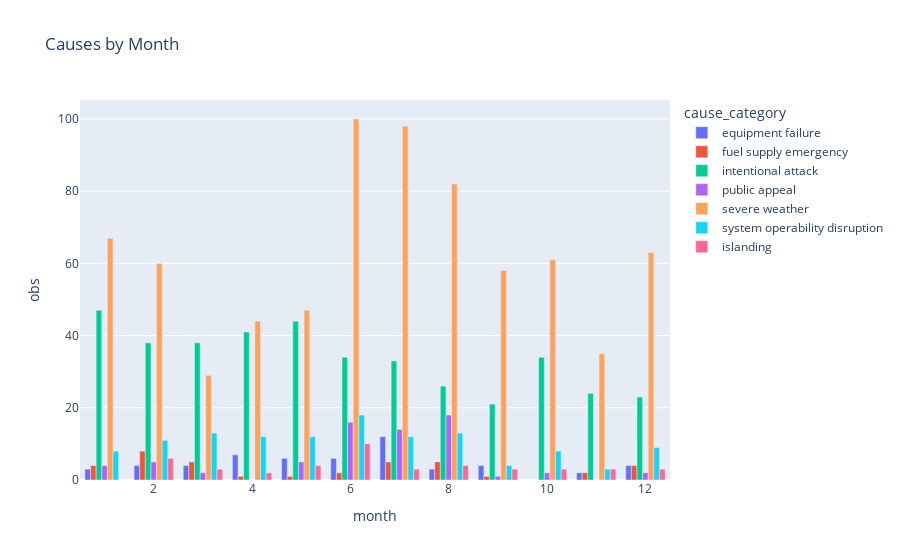

Source (notebook cell):
### Code cell
hist_df = outages_cleaned.groupby(['month', 'cause_category']).count().reset_index()
hist_df
fig = px.bar(hist_df, x='month', y='obs', color='cause_category', barmode='group', title='Causes by Month')
fig.show()

### Figure 1 — Plotly figure (JSON) as saved in the notebook; plotly's stock layout.template omitted (floating-point values rounded to 4 significant figures)
{"data": [{"alignmentgroup": "True", "hovertemplate": "cause_category=equipment failure<br>month=%{x}<br>obs=%{y}<extra></extra>", "legendgroup": "equipment failure", "marker": {"color": "#636efa", "pattern": {"shape": ""}}, "name": "equipment failure", "offsetgroup": "equipment failure", "orientation": "v", "showlegend": true, "textposition": "auto", "type": "bar", "x": [1, 2, 3, 4, 5, 6, 7, 8, 9, 11, 12], "xaxis": "x", "y": [3, 4, 4, 7, 6, 6, 12, 3, 4, 2, 4], "yaxis": "y"}, {"alignmentgroup": "True", "hovertemplate": "cause_category=fuel supply emergency<br>month=%{x}<br>obs=%{y}<extra></extra>", "legendgroup": "fuel supply emergency", "marker": {"color": "#EF553B", "pattern": {"shape": ""}}, "name": "fuel supply emergency", "offsetgroup": "fuel supply emergency", "orientation": "v", "showlegend": true, "textposition": "auto", "type": "bar", "x": [1, 2, 3, 4, 5, 6, 7, 8, 9, 11, 12], "xaxis": "x", "y": [4, 8, 5, 1, 1, 2, 5, 5, 1, 2, 4], "yaxis": "y"}, {"alignmentgroup": "True", "hovertemplate": "cause_category=intentional attack<br>month=%{x}<br>obs=%{y}<extra></extra>", "legendgroup": "intentional attack", "marker": {"color": "#00cc96", "pattern": {"shape": ""}}, "name": "intentional attack", "offsetgroup": "intentional attack", "orientation": "v", "showlegend": true, "textposition": "auto", "type": "bar", "x": [1, 2, 3, 4, 5, 6, 7, 8, 9, 10, 11, 12], "xaxis": "x", "y": [47, 38, 38, 41, 44, 34, 33, 26, 21, 34, 24, 23], "yaxis": "y"}, {"alignmentgroup": "True", "hovertemplate": "cause_category=public appeal<br>month=%{x}<br>obs=%{y}<extra></extra>", "legendgroup": "public appeal", "marker": {"color": "#ab63fa", "pattern": {"shape": ""}}, "name": "public appeal", "offsetgroup": "public appeal", "orientation": "v", "showlegend": true, "textposition": "auto", "type": "bar", "x": [1, 2, 3, 5, 6, 7, 8, 9, 10, 12], "xaxis": "x", "y": [4, 5, 2, 5, 16, 14, 18, 1, 2, 2], "yaxis": "y"}, {"alignmentgroup": "True", "hovertemplate": "cause_category=severe weather<br>month=%{x}<br>obs=%{y}<extra></extra>", "legendgroup": "severe weather", "marker": {"color": "#FFA15A", "pattern": {"shape": ""}}, "name": "severe weather", "offsetgroup": "severe weather", "orientation": "v", "showlegend": true, "textposition": "auto", "type": "bar", "x": [1, 2, 3, 4, 5, 6, 7, 8, 9, 10, 11, 12], "xaxis": "x", "y": [67, 60, 29, 44, 47, 100, 98, 82, 58, 61, 35, 63], "yaxis": "y"}, {"alignmentgroup": "True", "hovertemplate": "cause_category=system operability disruption<br>month=%{x}<br>obs=%{y}<extra></extra>", "legendgroup": "system operability disruption", "marker": {"color": "#19d3f3", "pattern": {"shape": ""}}, "name": "system operability disruption", "offsetgroup": "system operability disruption", "orientation": "v", "showlegend": true, "textposition": "auto", "type": "bar", "x": [1, 2, 3, 4, 5, 6, 7, 8, 9, 10, 11, 12], "xaxis": "x", "y": [8, 11, 13, 12, 12, 18, 12, 13, 4, 8, 3, 9], "yaxis": "y"}, {"alignmentgroup": "True", "hovertemplate": "cause_category=islanding<br>month=%{x}<br>obs=%{y}<extra></extra>", "legendgroup": "islanding", "marker": {"color": "#FF6692", "pattern": {"shape": ""}}, "name": "islanding", "offsetgroup": "islanding", "orientation": "v", "showlegend": true, "textposition": "auto", "type": "bar", "x": [2, 3, 4, 5, 6, 7, 8, 9, 10, 11, 12], "xaxis": "x", "y": [6, 3, 2, 4, 10, 3, 4, 3, 3, 3, 3], "yaxis": "y"}], "layout": {"barmode": "group", "legend": {"title": {"text": "cause_category"}, "tracegroupgap": 0}, "title": {"text": "Causes by Month"}, "xaxis": {"anchor": "y", "domain": [0, 1], "title": {"text": "month"}}, "yaxis": {"anchor": "x", "domain": [0, 1], "title": {"text": "obs"}}}}
